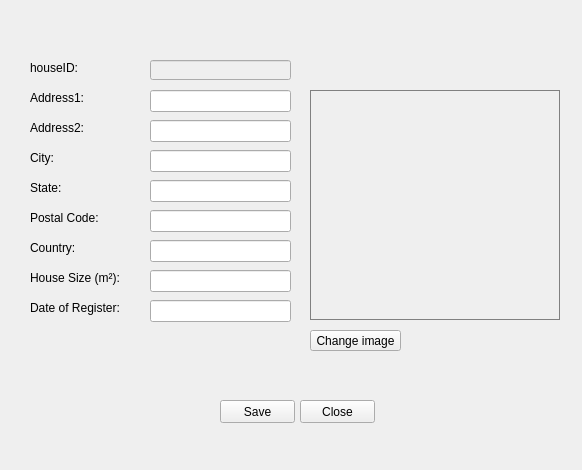
<?xml version="1.0" encoding="UTF-8"?>
<ui version="4.0">
 <class>Form</class>
 <widget class="QWidget" name="Form">
  <property name="geometry">
   <rect>
    <x>0</x>
    <y>0</y>
    <width>582</width>
    <height>470</height>
   </rect>
  </property>
  <property name="windowTitle">
   <string>Modify a House</string>
  </property>
  <property name="windowIcon">
   <iconset>
    <normaloff>icon.png</normaloff>icon.png</iconset>
  </property>
  <widget class="QLineEdit" name="id_lineEdit">
   <property name="enabled">
    <bool>false</bool>
   </property>
   <property name="geometry">
    <rect>
     <x>150</x>
     <y>60</y>
     <width>141</width>
     <height>20</height>
    </rect>
   </property>
  </widget>
  <widget class="QLabel" name="label">
   <property name="geometry">
    <rect>
     <x>30</x>
     <y>60</y>
     <width>61</width>
     <height>16</height>
    </rect>
   </property>
   <property name="text">
    <string>houseID:</string>
   </property>
  </widget>
  <widget class="QLabel" name="label_7">
   <property name="geometry">
    <rect>
     <x>30</x>
     <y>270</y>
     <width>111</width>
     <height>16</height>
    </rect>
   </property>
   <property name="text">
    <string>House Size (m²):</string>
   </property>
  </widget>
  <widget class="QLabel" name="label_3">
   <property name="geometry">
    <rect>
     <x>30</x>
     <y>150</y>
     <width>61</width>
     <height>16</height>
    </rect>
   </property>
   <property name="text">
    <string>City:</string>
   </property>
  </widget>
  <widget class="QLineEdit" name="city_lineEdit">
   <property name="geometry">
    <rect>
     <x>150</x>
     <y>150</y>
     <width>141</width>
     <height>22</height>
    </rect>
   </property>
  </widget>
  <widget class="QLabel" name="label_4">
   <property name="geometry">
    <rect>
     <x>30</x>
     <y>180</y>
     <width>61</width>
     <height>16</height>
    </rect>
   </property>
   <property name="text">
    <string>State:</string>
   </property>
  </widget>
  <widget class="QLineEdit" name="country_lineEdit">
   <property name="geometry">
    <rect>
     <x>150</x>
     <y>240</y>
     <width>141</width>
     <height>22</height>
    </rect>
   </property>
  </widget>
  <widget class="QLineEdit" name="postalcode_lineEdit">
   <property name="geometry">
    <rect>
     <x>150</x>
     <y>210</y>
     <width>141</width>
     <height>22</height>
    </rect>
   </property>
  </widget>
  <widget class="QLabel" name="label_5">
   <property name="geometry">
    <rect>
     <x>30</x>
     <y>210</y>
     <width>91</width>
     <height>16</height>
    </rect>
   </property>
   <property name="text">
    <string>Postal Code:</string>
   </property>
  </widget>
  <widget class="QLineEdit" name="size_lineEdit">
   <property name="geometry">
    <rect>
     <x>150</x>
     <y>270</y>
     <width>141</width>
     <height>22</height>
    </rect>
   </property>
  </widget>
  <widget class="QLineEdit" name="date_lineEdit">
   <property name="enabled">
    <bool>true</bool>
   </property>
   <property name="geometry">
    <rect>
     <x>150</x>
     <y>300</y>
     <width>141</width>
     <height>22</height>
    </rect>
   </property>
  </widget>
  <widget class="QLineEdit" name="address2_lineEdit">
   <property name="geometry">
    <rect>
     <x>150</x>
     <y>120</y>
     <width>141</width>
     <height>22</height>
    </rect>
   </property>
  </widget>
  <widget class="QLabel" name="label_6">
   <property name="geometry">
    <rect>
     <x>30</x>
     <y>240</y>
     <width>71</width>
     <height>16</height>
    </rect>
   </property>
   <property name="text">
    <string>Country:</string>
   </property>
  </widget>
  <widget class="QLineEdit" name="address1_lineEdit">
   <property name="geometry">
    <rect>
     <x>150</x>
     <y>90</y>
     <width>141</width>
     <height>22</height>
    </rect>
   </property>
  </widget>
  <widget class="QLabel" name="label_2">
   <property name="geometry">
    <rect>
     <x>30</x>
     <y>90</y>
     <width>61</width>
     <height>16</height>
    </rect>
   </property>
   <property name="text">
    <string>Address1:</string>
   </property>
  </widget>
  <widget class="QLabel" name="label_8">
   <property name="geometry">
    <rect>
     <x>30</x>
     <y>120</y>
     <width>61</width>
     <height>16</height>
    </rect>
   </property>
   <property name="text">
    <string>Address2:</string>
   </property>
  </widget>
  <widget class="QLineEdit" name="state_lineEdit">
   <property name="geometry">
    <rect>
     <x>150</x>
     <y>180</y>
     <width>141</width>
     <height>22</height>
    </rect>
   </property>
  </widget>
  <widget class="QLabel" name="label_9">
   <property name="geometry">
    <rect>
     <x>30</x>
     <y>300</y>
     <width>111</width>
     <height>16</height>
    </rect>
   </property>
   <property name="text">
    <string>Date of Register:</string>
   </property>
  </widget>
  <widget class="QPushButton" name="changeButton">
   <property name="geometry">
    <rect>
     <x>310</x>
     <y>330</y>
     <width>91</width>
     <height>21</height>
    </rect>
   </property>
   <property name="text">
    <string>Change image</string>
   </property>
  </widget>
  <widget class="QLabel" name="imageLabel">
   <property name="geometry">
    <rect>
     <x>310</x>
     <y>90</y>
     <width>250</width>
     <height>230</height>
    </rect>
   </property>
   <property name="minimumSize">
    <size>
     <width>250</width>
     <height>230</height>
    </size>
   </property>
   <property name="styleSheet">
    <string notr="true">border: 1px solid gray</string>
   </property>
   <property name="text">
    <string/>
   </property>
  </widget>
  <widget class="QPushButton" name="save_pushButton">
   <property name="geometry">
    <rect>
     <x>220</x>
     <y>400</y>
     <width>75</width>
     <height>23</height>
    </rect>
   </property>
   <property name="text">
    <string>Save</string>
   </property>
  </widget>
  <widget class="QPushButton" name="exit_pushButton">
   <property name="geometry">
    <rect>
     <x>300</x>
     <y>400</y>
     <width>75</width>
     <height>23</height>
    </rect>
   </property>
   <property name="text">
    <string>Close</string>
   </property>
  </widget>
 </widget>
 <resources/>
 <connections>
  <connection>
   <sender>exit_pushButton</sender>
   <signal>clicked()</signal>
   <receiver>Form</receiver>
   <slot>hide()</slot>
   <hints>
    <hint type="sourcelabel">
     <x>363</x>
     <y>415</y>
    </hint>
    <hint type="destinationlabel">
     <x>412</x>
     <y>372</y>
    </hint>
   </hints>
  </connection>
  <connection>
   <sender>changeButton</sender>
   <signal>clicked()</signal>
   <receiver>Form</receiver>
   <slot>load_image()</slot>
   <hints>
    <hint type="sourcelabel">
     <x>364</x>
     <y>341</y>
    </hint>
    <hint type="destinationlabel">
     <x>495</x>
     <y>346</y>
    </hint>
   </hints>
  </connection>
  <connection>
   <sender>save_pushButton</sender>
   <signal>clicked()</signal>
   <receiver>Form</receiver>
   <slot>modify_house_clicked()</slot>
   <hints>
    <hint type="sourcelabel">
     <x>257</x>
     <y>416</y>
    </hint>
    <hint type="destinationlabel">
     <x>176</x>
     <y>421</y>
    </hint>
   </hints>
  </connection>
 </connections>
 <slots>
  <slot>load_image()</slot>
  <slot>modify_house_clicked()</slot>
 </slots>
</ui>
